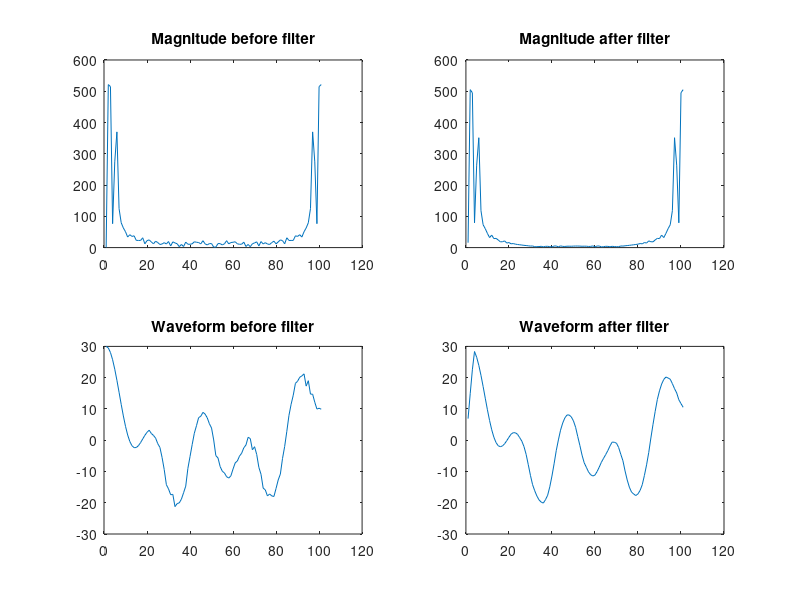

MATLAB code to generate this figure:
function exe3_2()
figure(9)
t=0:0.01:1; 
rn=randn(1,length(t));rn(1:20)=0;
y=10*cos(2*pi*t)+10*cos(2*pi*t*2)+10*cos(3*pi*t*3)+rn;
Y1=fft(y);
fp=4;fc=16;As=4;Ap=1;Fs=100;
wc=2*pi*fc/Fs; wp=2*pi*fp/Fs;
wdel=wc-wp;
beta=0.112*(As-1);
N=ceil((As-0.5)/2.285/wdel);
wn= kaiser(N+1,beta); 
ws=(wp+wc)/2/pi;
b=fir1(N,ws,wn);
freqz(b,1);
x=fftfilt(b,y);
X=fft(x);
subplot(2,2,1);plot(abs(Y1));
title('Magnitude before filter');
subplot(2,2,2);plot(abs(X));
title('Magnitude after filter');
subplot(2,2,3);plot(y);
title('Waveform before filter');
subplot(2,2,4);plot(x);
title('Waveform after filter');